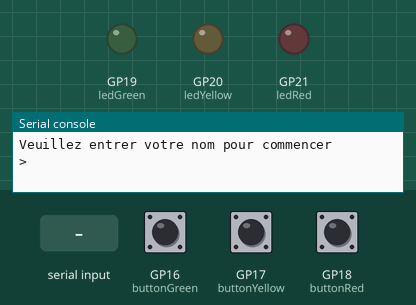
Recording of a program running on a simulated Raspberry Pi Pico running MicroPython. On the bench: output pins drawn as LEDs (lit = HIGH), the last lines printed to the serial console. Dashed ring = blinking. The inputs (shaded band) are chosen by the test bench; at power-on: GP16 (buttonGreen) HIGH, GP17 (buttonYellow) HIGH, GP18 (buttonRed) HIGH. Random numbers come from a fixed seed. At 9.7 s the program stops and its outputs stay as they are.

Above: at 2.2 s.
2.3 s: "red" typed at the serial console, then Enter
3.8 s: GP16 (buttonGreen) pulled LOW for 0.15 s
At 3.95 s:
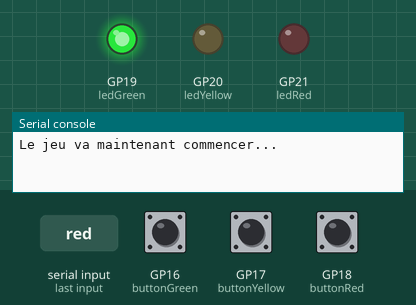
At 5.18 s:
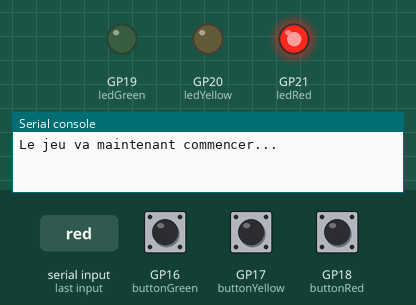
6.7 s: GP17 (buttonYellow) pulled LOW for 0.15 s
At 6.97 s:
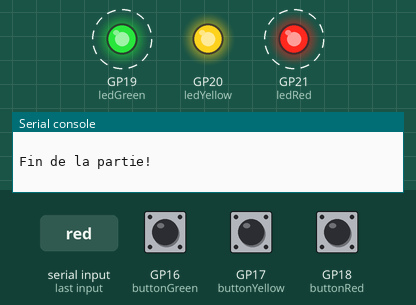
9.7 s: "yellow" typed at the serial console, then Enter
Timing chart, 0 to 11.2 s (numbered marks = the images above; inputs shaded):
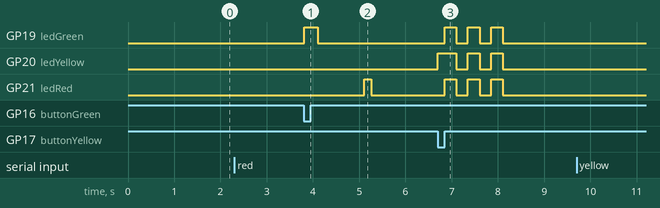

The program:

simon.py
```python
from machine import Pin
from utime import sleep
from random import randint

#Buttons
buttonRed = Pin(18, Pin.IN, Pin.PULL_UP)
buttonYellow = Pin(17, Pin.IN, Pin.PULL_UP)
buttonGreen = Pin(16, Pin.IN, Pin.PULL_UP)

#Lights
ledRed = Pin(21, Pin.OUT)
ledYellow = Pin(20, Pin.OUT)
ledGreen = Pin(19, Pin.OUT)
delays = [0.5, 0.25, 0.15] #for difficulties

#Resets lights
def resetLights():
    ledRed.off()
    ledYellow.off()
    ledGreen.off()
    sleep(1)

#New round
def startRound(previousPattern, playerScore):
    sequenceList = generateSequence(previousPattern)
    playerSequence = playerTurn(sequenceList)
    compareSequences(sequenceList, playerSequence, playerScore)

#Generates color pattern
def generateSequence(previousPattern):
    newSequenceList = previousPattern
    newSequenceList.append(["red", "yellow", "green"][randint(0, 2)])
    showSequence(newSequenceList)
    return newSequenceList

#Shows color pattern to repeat
def showSequence(sequenceList):
    for color in sequenceList:
        if color == "red":
            ledRed.on()
        elif color == "yellow":
            ledYellow.on()
        elif color == "green":
            ledGreen.on()
        sleep(difficulty)
        ledRed.off()
        ledYellow.off()
        ledGreen.off()
        sleep(0.10)

#Player turn (repeat sequence)
def playerTurn(sequenceList):
    redButtonIsPressed = yellowButtonIsPressed = greenButtonIsPressed = False #this will detect each individual button presses instead of counting the same one multiple times
    buttonPressList = []
    try:
        while len(buttonPressList) < len(sequenceList) and len(buttonPressList) <= 20:
            #Red button/light
            if not buttonRed.value() and not redButtonIsPressed:
                redButtonIsPressed = True
                buttonPressList.append("red")
                ledRed.on()
                sleep(difficulty)
            elif buttonRed.value():
                redButtonIsPressed = False

            #Yellow button/light
            if not buttonYellow.value() and not yellowButtonIsPressed:
                yellowButtonIsPressed = True
                buttonPressList.append("yellow")
                ledYellow.on()
                sleep(difficulty)
            elif buttonYellow.value():
                yellowButtonIsPressed = False

            #Green button/light
            if not buttonGreen.value() and not greenButtonIsPressed:
                greenButtonIsPressed = True
                buttonPressList.append("green")
                ledGreen.on()
                sleep(difficulty)
            elif buttonGreen.value():
                greenButtonIsPressed = False

            ledRed.off()
            ledYellow.off()
            ledGreen.off()
    except:
        pass
    return buttonPressList

#Compares sequences
def compareSequences(sequenceList, playerSequence, playerScore):
    if sequenceList == playerSequence:
        sleep(1)
        playerScore += 1
        startRound(sequenceList, playerScore)
    else:
        endOfGame(playerName, playerScore)

#End of the game
def endOfGame(playerName, playerScore):
    print("Fin de la partie!\n")
    for x in range(6):
        ledRed.toggle()
        ledYellow.toggle()
        ledGreen.toggle()
        sleep(0.25)
    print(f"{playerName} a eu un score de: {playerScore} points!")


#Simon game
def init():
    #Resets default values
    resetLights()
    global playerName
    global playerScore
    global difficulty
    playerName = input("Veuillez entrer votre nom pour commencer\n>")
    playerScore = 0
    difficulty = 0

    print("\n==Jeu de Simon==\nUne séquence va apparaitre à l'aide des lumières LEDs. Vous devez répéter la séquence à l'aide des boutons correspondants. La séquence va être de plus en plus longue, jusqu'au moment où vous perdez ou au moment ou vous réussissez à gagner une séquence d'une longueur de 20.\n")

    #Sets difficulty
    print("\nVeuillez choisir votre difficulté à l'aide des boutons (facile, moyen, difficile)\n")
    while difficulty == 0:
        if not buttonRed.value():
            difficulty = delays[0]
            ledRed.on()
            print("Vous avez choisit: facile")
        elif not buttonYellow.value():
            difficulty = delays[1]
            ledYellow.on()
            print("Vous avez choisit: moyen")
        elif not buttonGreen.value():
            difficulty = delays[2]
            ledGreen.on()
            print("Vous avez choisit: difficile")
        sleep(0.05)

    print("\nLe jeu va maintenant commencer...\n\n")
    sleep(0.25)

    resetLights()
    startRound([], playerScore)

    #Checks if players wants to play again
    playAgain = input("\nVoulez-vous rejouer? (y/n)\n>")

    if playAgain.lower() == "y":
        init()

#Starts program
init()
```

Measured:
- after the input at 3.8 s, GP19 (ledGreen): LOW → HIGH at once, → LOW 0.30 s later; GP21 (ledRed): LOW → HIGH after 1.3 s, → LOW 0.15 s later
- after the input at 6.7 s, GP19 (ledGreen), GP21 (ledRed): alternates HIGH for 0.25 s and LOW for 0.25 s, 6 changes in all, then stays LOW, starting after 0.15 s; GP20 (ledYellow): LOW → HIGH at once, then repeats every 0.50 s: LOW 0.25 s, HIGH 0.25 s, until it stays LOW from 8.1 s
